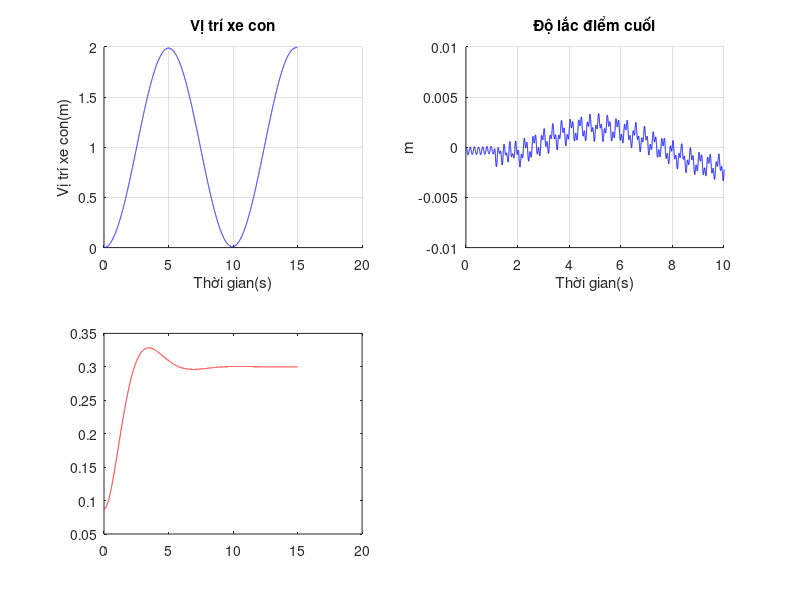

Write the MATLAB code that produced this figure. (Note: this script raises an error after producing the figure.)
clc; clear; close all;
% Thông số
pA = 0.297; EI = 0.754; g = 9.81;
L = 0.7; mw = 13.1; mh = 0.86; mk = 0.04; m = 14.15;
c = 0.02; % Hệ số giảm chấn
K_0 = 1; % gain
%--------------------------------------------------------------------------
% Chọn n,r, thời gian mô phỏng
tmax = 15;
n = 9; r = 15000;
%--------------------------------------------------------------------------
dt = tmax/(r - 1);
ds = L/(n - 1); 
F1 = zeros(1,r);
F2 = zeros(1,r);
F2(:) = mh*g;
h = zeros(1,r); h(1:3) = ds; % Vị trí xe nâng
w3 = zeros(1,r); % Độ lắc tại vị trí xe nâng
l = 2; % vị trí ban đầu của xe nâng
w = zeros(n,r);
%--------------------------------------------------------------------------
% Chọn bộ điều khiển + SP 
T_set = 3;
sp1 = 1; % Giá trị đặt xe con
sp2 = zeros(1,r); % Giá trị đặt xe nâng
sp2(1:r/2) = 0.3;
sp2(r/2:r) = 0.3;
% Cờ thay đổi giữa các bộ điều khiển
% flag = 0: Check 
% flag = 1: Robust -PD
% flag = 2: Barrier
flag = 1;
w_change = 0;
l_change = 0 ;
e = zeros(1,r);
eh = zeros(1,r);
%--------------------------------------------------------------------------
% Chọn thông số cho bộ quan sát trạng thái 
sp3 = 2;
b0 = 1/(13.1);
b0_n = 1/(0.86);
T_sam = 0.001;
T_sam_n = 0.001;
s_cl = -6/T_set;
s_eso = 9*s_cl;
z_eso = exp(s_eso*T_sam);
Kd = -2*s_cl;                                
Kp = (s_cl)^2;
% l1 = -3*s_eso;
% l2 = 3*(s_eso)^2;
% l3 = -(s_eso)^3;
l1 = 1 - (z_eso)^3;
l2 = 3/(2*T_sam)*(1 - z_eso)^2*(1 + z_eso);
l3 = 1/T_sam^2*(1 - z_eso)^3;
% Các biến trạng thái
x1 = zeros(1,r);
x2 = zeros(1,r);
x3 = zeros(1,r);
x1_n = zeros(1,r);
x2_n = zeros(1,r);
x3_n = zeros(1,r);
%--------------------------------------------------------------------------
% Chọn bộ thông số IS
% ETM4
sp1IS = zeros(1,r);
f = 6.13415;
% f=1.86692;
w_0 = 2*3.14*6.13415;
k_is = exp(c*3.14/sqrt(1 - c^2));
m_is = 4;
i_is = (1 + m_is)*k_is^2/(k_is^2 + (1 + m_is)*(k_is^(4/3) + k_is^(2/3)) + m_is);
a1 = i_is/(1 + m_is);
a2 = i_is/k_is^(2/3);
a3 = i_is/k_is^(4/3);
a4 = m_is*i_is/((1 + m_is)*k_is^2);
t1 = 0;
t2 = (2*3.14/3)/(2*3.14*f);
t3 = (4*3.14/3)/(2*3.14*f);
t4 = (2*3.14)/(2*3.14*f);
%--------------------------------------------------------------------------
%                          MÔ PHỎNG
%--------------------------------------------------------------------------
for j = 3:(r - 1)
    wsss0 = (w(3,j) - 2*w(2,j) + w(1,j))/(2*ds^3);
    w(1,j + 1) = (F1(j + 1) - EI*wsss0)*(dt^2/mw) + 2*w(1,j) - w(1,j - 1);
    % w(1,j + 1) = (F1(j + 1) - EI*wsss0+2*sin(j*pi/4))*(dt^2/mw) + 2*w(1,j) - w(1,j - 1);
    
    for i = 3:(n - 2)
        S2 = (-EI*dt^2)/(ds^4*pA);
        S21 = (-EI*dt^2)/ds^3*mh;
        C = -c*dt^2*(w(i,j) - w(i,j - 1))/dt; % Lực ma sát
        wssss = w(i + 2,j) - 4*w(i + 1,j) + 6*w(i,j) - 4*w(i - 1,j) + w(i - 2,j);
        ddtx3 = (w3(j) - 2*w3(j - 1) + w3(j - 2))/(dt^2);
        dyx2 = (w(l + 1,j - 1) - w(l - 1,j - 1))/2*ds;
        h(j + 1) = (F2(j + 1) - mh*g - mh*ddtx3*dyx2)*dt^2/mh + 2*h(j) - h(j - 1);

        % Cập nhật vị trí xe nâng
        if h(j + 1) < ds
            l = 2;
            h(j + 1) = ds;
        end
        if h(j + 1) > L - ds
            l = n - 1;
            h(j + 1) = L - ds;
        end
        if h(j + 1) > ds && h(j + 1) <= L - ds
            l = ceil(h(j + 1)/ds);
        end

        % Độ lắc của thanh
        if i == l && l > 2 
            w(i,j + 1) = S21*wssss + C + 2*w(i,j) - w(i,j - 1);
            w3(j + 1) = w(i,j + 1) - w(1,j + 1);
        end
        if i ~= l && l >2 
            w(i,j + 1) = S2*wssss + C + 2*w(i,j) - w(i,j - 1);
            w3(j + 1) = w(i,j + 1) - w(1,j + 1);
        end
        if l == 2
            w(i,j + 1) = S2*wssss + C + 2*w(i,j) - w(i,j - 1);
            w3(j + 1)=0;
        end
        S3 = (EI*(dt^2))/(mk*2*ds^3);
        w(2,j + 1) = w(1,j + 1);
        wsssl = (-2*w(n,j) + 3*w(n - 1,j) - w(n - 2,j));
        w(n,j + 1) = 2*w(n,j) - w(n,j - 1) + S3*wsssl;
        w(n - 1,j + 1) = (w(n,j + 1) + w(n - 2,j + 1))/2;
%--------------------------------------------------------------------------
%                               Bộ điều khiển
%--------------------------------------------------------------------------
        if flag == 0
            F1(1:r/2) = 10;
            F1(r/2:r) = 0;
            F2(1:r) = 20;
            check2 = zeros(1,r);
        end
%--------------------------------------------------------------------------
%                                PD + Robust
%--------------------------------------------------------------------------
        if flag == 1 
            % Thông số robust - PD
            k1 = -5; kx = 20;
            kn = 1;
%--------------------------------------------------------------------------            
            e(j + 1) = (w(1,j + 1) - w(1,j));
            de = (e(j + 1) - e(j))/dt;
            F1(j + 2) = k1*(w(1,j + 1) - sp1) - kx*de;
            % if F1(j + 2) > 50
            %     F1(j + 2) = 50;
            % end
            % if F1(j + 2) < -50
            %     F1(j + 2) = -50;
            % end
            S2 = (w(l + 1,j + 1) - 2*w(l,j + 1) + w(l - 1,j + 1))/(ds^3);
            dx2 = (w(l + 1,j + 1) - w(l - 1,j + 1))/2*ds;
            dtx2 = (h(j + 1) - h(j))/dt;
            F2(j + 2) = mh*g + EI*S2*dx2 - (h(j + 1) - sp2(j)) - kn*dtx2;
        end
%--------------------------------------------------------------------------
%                                 Barrier
%--------------------------------------------------------------------------
        if flag == 2    
            % Thông số 
            k1 = 10; k2 = 0; k3 = 20; k0 = 1;
            kc = 1;
            z = w(l,j + 1) - w(1,j + 1);
            kmax = 0.5;
%--------------------------------------------------------------------------
            dwl = (w(1,j + 1) - w(1,j))/dt;
            S1 = kc/((kmax^2 - z^2)*2.3) + k2;
            F1(j + 2) = -k1*(w(1,j + 1) - sp1) - k3*dwl - S1*kmax*k0*dwl - S1*kmax;
            
            kn = 1;
            S2 = (w(l + 1,j + 1) - 2*w(l,j + 1) + w(l - 1,j + 1))/(ds^3);
            dx2 = (w(l + 1,j + 1) - w(l - 1,j + 1))/2*ds;
            dtx2 = (h(j + 1) - h(j))/dt;
            F2(j + 2) = mh*g + EI*S2*dx2 - (h(j + 1) - sp2(j)) - kn*dtx2; 
        end
    end
end
%--------------------------------------------------------------------------
%                               Vẽ đồ thị
%--------------------------------------------------------------------------
x = 0:dt:tmax;
figure(1)
subplot(2,2,1)
grid on 
hold on
plot(x,w(1,:),'b',LineWidth=2.5);
xlabel('Thời gian(s)')
ylim([0 2])
ylabel('Vị trí xe con(m)')
title('Vị trí xe con')

subplot(2,2,2)
hold on 
grid on
dolac=zeros(1,r);
for i=1:r
dolac(i)=w(n,i)-w(1,i);
end
plot(x,dolac,'b',LineWidth=1);
title('Độ lắc điểm cuối');
xlabel('Thời gian(s)');
ylabel('m');
axis([0 10 -0.01 0.01])
check = w3-w(1,:);

subplot(2,2,3)
plot(x,h,'r');
title('Vị trí xe nâng',LineWidth=1);
xlabel('Thời gian(s)');
ylabel('m');
title('Vị trí xe nâng');
grid on

subplot(2,2,4)
grid on
plot(x,w3,LineWidth=1)
title('Độ lắc xe nâng');
xlabel('Thời gian(s)');
ylabel('m');

figure(2)
subplot(1,2,1)
plot(x,F1(1:r),LineWidth=1);
title('F1')
grid on
subplot(1,2,2)
plot(x,F2(1:r),LineWidth=1);
title('F2');
grid on

figure(3)
%Phân tích phổ
for i=1:n
Fs=1/dt;
time=0:dt:(r-2)*dt-dt;
l1=r;
fft_w=fft(w(i,:)-w(1,:),l1)*(2/l1);
abs_w=abs(fft_w);
freq=0:(1/time(end)):Fs/2-(1/time(end));
subplot(ceil(n/2), 2, i);
plot(freq,abs_w(1:length(freq)),'LineWidth',0.8);
hold on
grid on
set(gca, 'FontName', 'Times New Roman', 'FontSize', 9);
xlabel('Frequency(Hz)');
ylabel('Amplitude(m)');
% title('Pho dao dong');
title(['FFT tại vị trí x = ', num2str(ds*(i-1)), ' m']);
end

